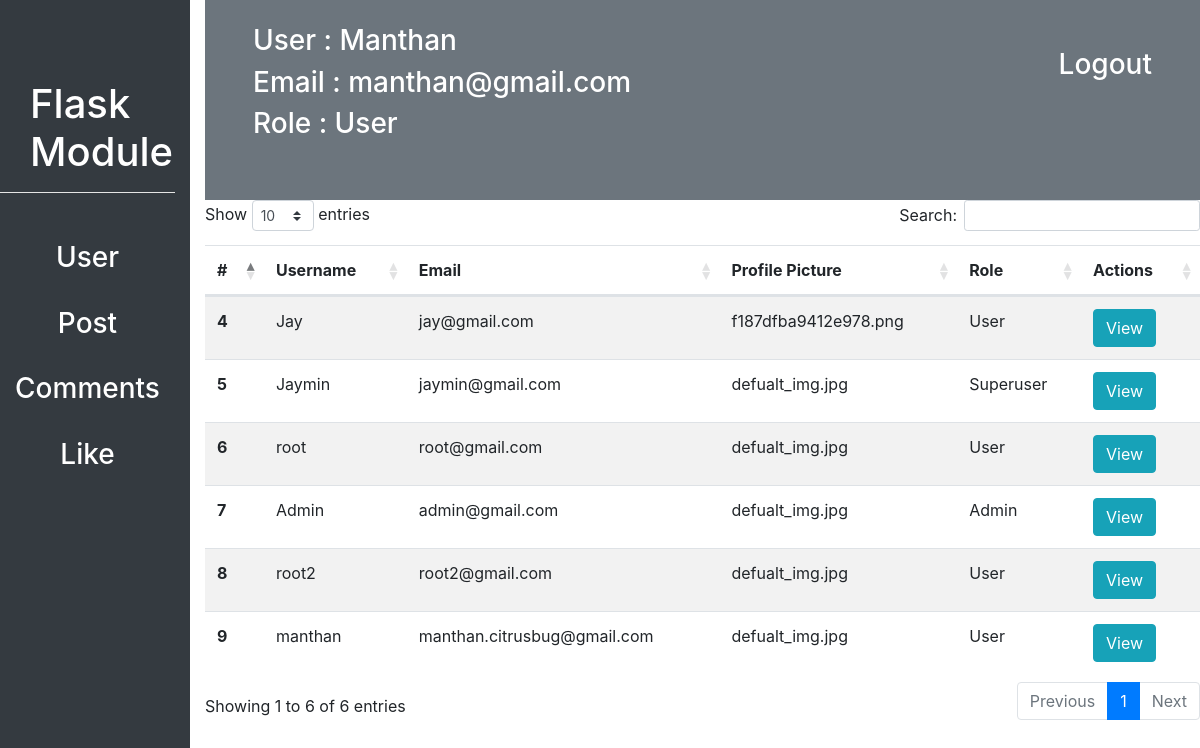
Page /customadmin/dashboard/Manthan (signed in) on the committed database.
### flask_module/user/models.py (models this page shows, shortened)
class User(db.Model, UserMixin):
    id = db.Column(db.Integer, primary_key=True)
    username = db.Column(db.String(20), unique=True, nullable=False)
    email = db.Column(db.String(30), unique=True, nullable=False)
    profile_picture = db.Column(db.String(70), nullable=False, default="defualt_img.jpg")
    password = db.Column(db.String(15), nullable=False)
    like = db.relationship("Likes", backref="user", lazy=True, cascade = "all, delete, delete-orphan", )
    post = db.relationship("Post", backref="user", lazy=True, cascade = "all, delete, delete-orphan", )
    comment = db.relationship("Comments", backref="user", lazy=True, cascade = "all, delete, delete-orphan", )
    following = db.relationship("User",
                    secondary=connected_user,
                    primaryjoin=id==connected_user.c.parent_id,
                    secondaryjoin=id==connected_user.c.children_id,
                    backref="followed_by")
    role_id = db.Column(db.Integer, db.ForeignKey("role.id"), nullable=False)

class Role(db.Model):
    id = db.Column(db.Integer, primary_key=True)
    name = db.Column(db.String(20), unique=True, nullable=False)
    user = db.relationship("User", backref="role")

### flask_module/customadmin/routes.py (the view)
@customadmin.route("/dashboard/<string:username>")
@login_required
def dashboard(username):
    users = User.query.filter(User.id != current_user.id)
    return render_template("customadmin/dashboard.html", users=users)

### flask_module/customadmin/utiles.py (called while the page is built)
def login_required(f):
    @wraps(f)
    def decorated_function(*args, **kwargs):
        if current_user.is_authenticated is False:
            return redirect(url_for('customadmin.login'))
        return f(*args, **kwargs)
    return decorated_function

### flask_module/user/models.py (called while the page is built)
@login_manager.user_loader
def load_user(user_id):
    return User.query.filter_by(id=int(user_id)).first()

### flask_module/templates/customadmin/dashboard.html (shortened to what this page needs)
<!DOCTYPE html>
<html lang="en">
<head>
    <link rel="stylesheet" href="{{ url_for('static', filename='css/bootstrap.css') }}">
    <link rel="stylesheet" href="{{url_for('static', filename="css/datatable.css")}}">
    <link rel="stylesheet" href="{{url_for('static', filename="css/datatable.min.css")}}">
</head>
<body>
    <div class="row" id="sidebar">
        <div class="col bg-dark">
            <div id="module-title">
                <h1 class="text-white">Flask Module</h1>
            </div>
            <hr style="background: white">
            <div class="mt-5 text-center">
                <a href="{{url_for('customadmin.dashboard', username=current_user.username)}}"><h3 class="text-white">User</h3></a><br>
                <a href="{{url_for('customadmin.post.post_list')}}"><h3 class="text-white">Post</h3></a><br>
                <a href="{{url_for('customadmin.comment.comments_list')}}"><h3 class="text-white">Comments</h3></a><br>
                <a href="{{url_for('customadmin.like.like_list')}}"><h3 class="text-white">Like</h3></a><br>
            </div>
        </div>
        <div class="col-10">
            <div id="navbar" class="bg-secondary">
                <a href="{{url_for('customadmin.logout')}}"><h3 class="float-right px-5 pt-5 text-white">Logout</h3></a>
                <h3 class="text-white pt-4 px-5">User : {{current_user.username}}</h3>
                <h3 class="text-white px-5">Email : {{current_user.email}}</h3>
                <h3 class="text-white px-5">Role : {{current_user.role.name}}</h3>
            </div>
            {% block contant %}
            <table id="user-table" class="table table-striped m-auto mt-2">
                <thead>
                  <tr>
                    <th scope="col">#</th>
                    <th scope="col">Username</th>
                    <th scope="col">Email</th>
                    <th scope="col">Profile Picture</th>
                    <th scope="col">Role</th>
                    <th scope="col">Actions</th>
                  </tr>
                </thead>
                <tbody>
                {% for user in users %}
                  <tr>
                    <th scope="row">{{user.id}}</th>
                    <td>{{user.username}}</td>
                    <td>{{user.email}}</td>
                    <td>{{user.profile_picture}}</td>
                    <td>{{user.role.name}}</td>
                    <td>
                        <a href="{{url_for('customadmin.users.user_detail', user_id=user.id)}}" class="btn btn-info">View</a></td>
                  </tr>
                {% endfor %}
                </tbody>
              </table>
              {% endblock contant %}
        </div>
    </div>
</body>
</html>

### flask_module/templates/customadmin/dashboard.html (style rules this page uses)
#sidebar { height: 900px; }
#module-title { margin-top: 80px; margin-left: 30px; }
#navbar { height: 200px; }

### rows in the picture
User: username "Manthan", email "manthan@gmail.com"
Role: role.name "User"
User: id "4", username "Jay", email "jay@gmail.com", profile_picture "f187dfba9412e978.png", role.name "User"
User: id "5", username "Jaymin", email "jaymin@gmail.com", profile_picture "defualt_img.jpg", role.name "Superuser"
User: id "6", username "root", email "root@gmail.com", profile_picture "defualt_img.jpg", role.name "User"
User: id "7", username "Admin", email "admin@gmail.com", profile_picture "defualt_img.jpg", role.name "Admin"
User: id "8", username "root2", email "root2@gmail.com", profile_picture "defualt_img.jpg", role.name "User"
User: id "9", username "manthan", email "manthan.citrusbug@gmail.com", profile_picture "defualt_img.jpg", role.name "User"
